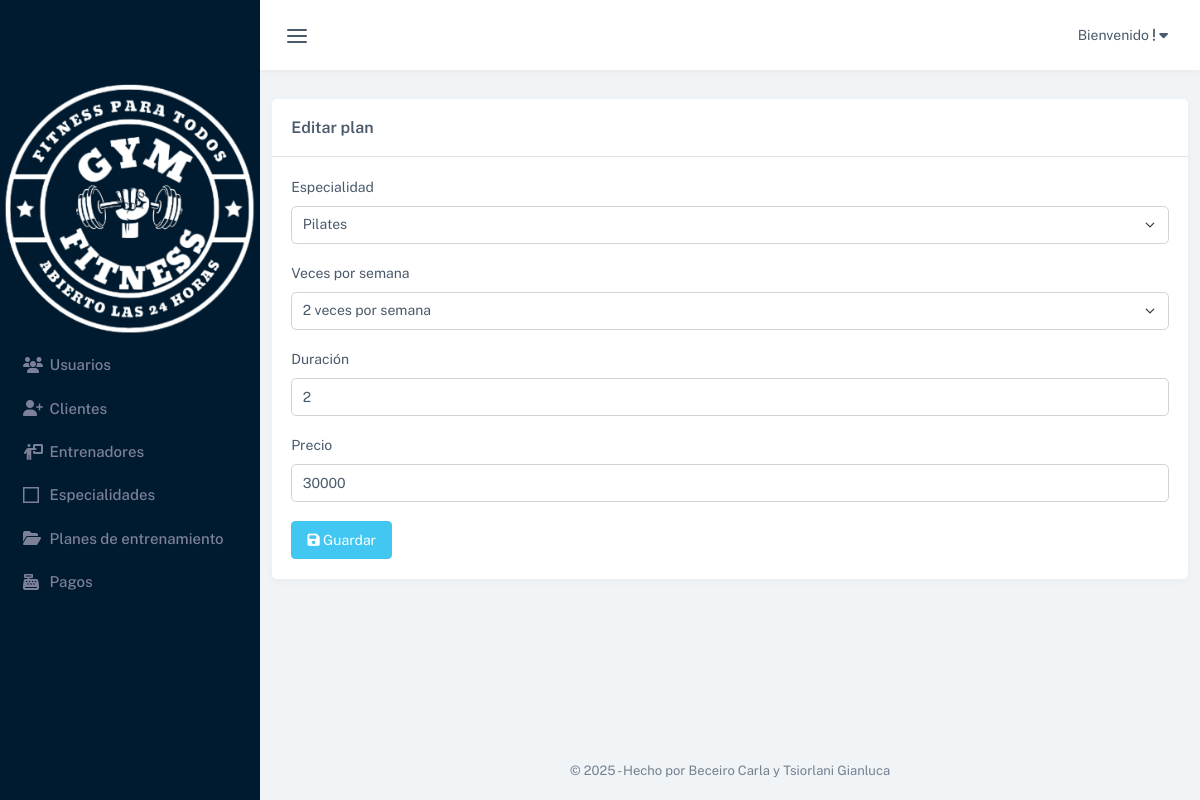
/index.php?pagina=editar_plan&id_plan=19 (signed in), run on the app's committed database.
### tables this page shows
CREATE TABLE `planes` (
  `id_plan` int(11) NOT NULL,
  `tipo` tinyint(3) UNSIGNED DEFAULT NULL,
  `duracion` tinyint(1) DEFAULT NULL,
  `estado` tinyint(1) DEFAULT 0,
  `id_especialidad` int(11) NOT NULL,
  `monto_plan` int(5) DEFAULT NULL
);

CREATE TABLE `especialidades` (
  `id_especialidad` int(11) NOT NULL,
  `nombre_especialidad` varchar(20) DEFAULT NULL
);

### controladores/controlador.plantilla.php (called while the page is built, shortened)
<?php
class ControladorPlantilla
{
    public function ctrMostrarPlantilla()
    {
        include 'vistas/plantilla.php';
    }
}

### index.php (called while the page is built, shortened)
<?php
require_once 'controladores/controlador.plantilla.php';
require_once 'controladores/controlador.usuarios.php';
require 'controladores/controlador.planes.php';
require_once 'controladores/controlador.especialidades.php';
require 'modelos/modelo.planes.php';
require 'modelos/modelo.especialidades.php';
$plantilla = new ControladorPlantilla();
$plantilla->ctrMostrarPlantilla();

### modelos/conexion.php (called while the page is built, shortened)
<?php
class Conexion
{
	static public function conectar()
	{
		try {
			$link = new PDO(
				"mysql:host=" . self::HOST . ";dbname=" . self::DBNAME,
				self::USER,
				self::PASSWORD
			);
			$link->exec("set names utf8");
			return $link;
		} catch (PDOException $e) {
			die("Error en la conexión a la base de datos: " . $e->getMessage());
		}
	}
}

### modelos/modelo.especialidades.php (called while the page is built, shortened)
<?php
require_once 'conexion.php';
class ModeloEspecialidades
{
    static public function mdlMostrarEspecialidades($item, $valor)
    {
        if ($item != null) {
            try {
                $especialidades = Conexion::conectar()->prepare("SELECT * FROM especialidades WHERE $item = :$item");
                $especialidades->bindParam(":" . $item, $valor, PDO::PARAM_INT);
                $especialidades->execute();
                return $especialidades->fetch(PDO::FETCH_ASSOC);
            } catch (Exception $e) {
                return "Error: " . $e->getMessage();
            }
        } else {
            try {
                $especialidades = Conexion::conectar()->prepare("SELECT * FROM especialidades");
                $especialidades->execute();
                return $especialidades->fetchAll(PDO::FETCH_ASSOC);
            } catch (Exception $e) {
                return "Error: " . $e->getMessage();
            }
        }
    }
}

### controladores/controlador.especialidades.php (called while the page is built, shortened)
<?php
class ControladorEspecialidades
{
    static public function ctrMostrarEspecialidades($item, $valor)
    {
        $respuesta = ModeloEspecialidades::mdlMostrarEspecialidades($item, $valor);
        return $respuesta;
    }
}

### modelos/modelo.planes.php (called while the page is built, shortened)
<?php
require_once 'conexion.php';
class ModeloPlanes
{
    static public function mdlMostrarPlanes($item, $valor)
    {
        if ($item != null) {
            try {
                $planes = Conexion::conectar()->prepare("SELECT * FROM planes WHERE $item = :$item");
                $planes->bindParam(":" . $item, $valor, PDO::PARAM_INT);
                $planes->execute();
                return $planes->fetch(PDO::FETCH_ASSOC);
            } catch (Exception $e) {
                return "Error: " . $e->getMessage();
            }
        }
    }
}

### controladores/controlador.planes.php (called while the page is built, shortened)
<?php
class ControladorPlanes
{
    static public function ctrMostrarPlanes($item, $valor)
    {
        $respuesta = ModeloPlanes::mdlMostrarPlanes($item, $valor);
        return $respuesta;
    }
}

### vistas/modulos/editar_plan.php (the view, shortened to what this page needs)
<?php
$item = "id_plan";
$valor = $_GET["id_plan"];
$plan = ControladorPlanes::ctrMostrarPlanes($item, $valor);
$especialidades = ControladorEspecialidades::ctrMostrarEspecialidades(null, null);
?>
<div class="col-lg-12 mt-4">
    <div class="card">
        <div class="card-header">
            <h5 class="card-title mb-0">Editar plan</h5>
        </div>
        <div class="card-body">
            <form method="POST">
                <div class="mb-3">
                    <label for="id_especialidad" class="form-label">Especialidad</label>
                    <select name="id_especialidad" id="id_especialidad" class="form-select" required>
                        <?php foreach ($especialidades as $key => $especialidad) { ?>
                            <option
                                value="<?php echo $especialidad["id_especialidad"]; ?>"
                                <?php echo ($especialidad["id_especialidad"] == $plan["id_especialidad"]) ? 'selected' : ''; ?>>
                                <?php echo $especialidad["nombre_especialidad"]; ?>
                            </option>
                        <?php } ?>
                    </select>
                </div>
                <div class="mb-3">
                    <label for="tipo" class="form-label">Veces por semana</label>
                    <select class="form-select" name="tipo" id="tipo" required>
                        <option value="2" <?php echo ($plan["tipo"] == 2) ? 'selected' : ''; ?>>2 veces por semana
                        </option>
                    </select>
                </div>
                <div class="mb-3">
                    <label for="duracion" class="form-label">Duración</label>
                    <input type="text" id="duracion" name="duracion" class="form-control"
                        placeholder="Ej: 1 mes, 3 meses, etc." value="<?php echo $plan["duracion"]; ?>" required>
                </div>
                <div class="mb-3">
                    <label for="monto_plan" class="form-label">Precio</label>
                    <input type="number" id="monto_plan" name="monto_plan" class="form-control"
                         value="<?php echo $plan["monto_plan"]; ?>" required>
                </div>
                <button class="btn btn-info" type="submit"><i class="fa-solid fa-floppy-disk"></i> Guardar</button>
            </form>
        </div>
    </div>
</div>

### data on the page
planes: id_especialidad "Pilates", tipo "2 veces por semana", duracion "2", monto_plan "30000"
